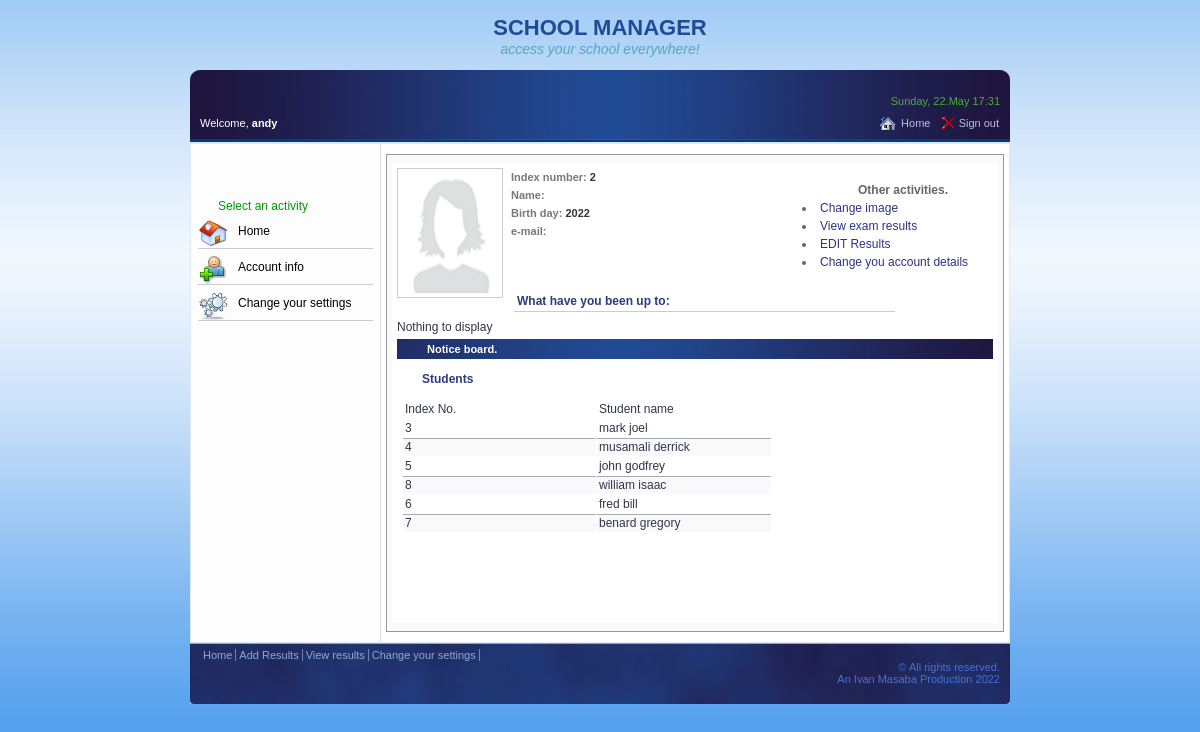
The page /index.php (signed in) on the database its author committed.
### tables this page shows
CREATE TABLE `registration` (
  `id` int(11) NOT NULL,
  `reg_num` int(11) NOT NULL,
  `fname` varchar(50) NOT NULL,
  `sname` varchar(50) NOT NULL,
  `class` varchar(50) NOT NULL,
  `stream` varchar(50) NOT NULL,
  `birth_date` date NOT NULL,
  `email` varchar(50) NOT NULL,
  `fathers_name` varchar(50) NOT NULL,
  `mothers_name` varchar(50) NOT NULL,
  `parent_number` varchar(50) NOT NULL,
  `parent_address` varchar(50) NOT NULL,
  `illness` varchar(50) NOT NULL,
  `disability` varchar(50) NOT NULL,
  `others` varchar(50) NOT NULL
);

### index.php (the view, shortened to what this page needs)
<?php
	require_once($_SERVER['DOCUMENT_ROOT'].'/schoolmanager/connection/connection.php');
	$access_level = $_SESSION['access_level'];
	$second_name = $_SESSION['current_uname'];
?>
<!DOCTYPE html PUBLIC "-//W3C//DTD XHTML 1.0 Transitional//EN" "http://www.w3.org/TR/xhtml1/DTD/xhtml1-transitional.dtd">
<html xmlns="http://www.w3.org/1999/xhtml">
<head>
    <link rel="stylesheet" type="text/css" href="styles.css">
    <link rel="stylesheet" type="text/css" href="personal.css">
</head>
<body>
<div class="top">
    <h1>SCHOOL MANAGER</h1>
    <h2>access your school everywhere!</h2>
</div>
<div class="bar">
<div id="current_time" style="color: #49AF3A; text-align:right; margin-bottom: 10px;"><?php echo date("l, d.M H:i", time()); ?></div>
<div style="float: right;">
    <a href="#" style="background: url(images/frontpage.gif) no-repeat; padding-left: 22px;">Home</a>&nbsp;&nbsp;
    <a href="sign out.php" style="background: url(images/b_drop.png) no-repeat; padding-left: 18px;">Sign out</a>
</div>
<div id="greeting" style=" float: left;">Welcome, <?php echo "<b>" . $second_name . "</b>"; ?></div>
</div>
  <div class="content">
     <div class="sidebar">
        <h4>Select an activity</h4>
        <h3 style="background-image: url(images/frontpage1.png);" ><a href='#'>Home</a></h3>
     <h3><a href="adminreg/">Account info</a></h3>
        <h3 style="background-image: url(images/icon-30-cpanel.png);" ><a href="options/">Change your settings</a></h3>
     </div>
     <div class="contents">
   	<div style=" padding: 8px 5px; border: solid 1px #999999; background-color: #f9f9fb;">
      <div style="padding: 5px; height: 450px; background-color:#FFFFFF">
       <div class="activities">
       	<ul>
        	Other activities.
            <li><a href="optioins/">Change image</a></li>
            <li><a href="advres/">View exam results</a></li>
            <li><a href="adminr/">EDIT Results</a></li>
            <li><a href="options/">Change you account details</a></li>
        </ul>
       </div>
         <img src="images/unknown_user.gif" alt="your picture" width="96" height="120" style="padding: 4px; border:solid 1px #ccc; float: left; margin-right: 8px" />
           <?php
           echo "<h2><span style='color: #777'>Index number:</span> ".$_SESSION['index_number']."</h2>";
		   echo "<h2><span style='color: #777'>Name:</span> ".$_SESSION['fname']." ".$_SESSION['sname']."</h2>";
		   echo "<h2><span style='color: #777'>Birth day:</span> ".substr_replace( $_SESSION['birthDate'], date("Y"), -4, 4 )."</h2>";
		   echo "<h2><span style='color: #777'>e-mail:</span> ".$_SESSION['email']."</h2>";
		   ?>
           <table width="65%" border="0">
              <tr><td><h3>What have you been up to:</h3></td></tr>
           </table>
           Nothing to display
           <div class="noticeBoard">Notice board.</div>
           <div class="boardA">
           </div>
           <div class="boardB">
           	<h5>Students</h5>
               <table width="370" border="0" cellspacing="1" cellpadding="2">
              <tr>
              <td>Index No.</td>
              <td width="170" >Student name</td>
             </tr>
               <?php
               if( $access_level == 'teacher' ){
                 $sql = ("SELECT reg_num, fname, sname FROM registration WHERE class='$class'");
               }else{
                $sql = ("SELECT reg_num, fname, sname FROM registration ");
               }
                 if($result1 = $cxn->query($sql))
                 {
                   $bg = 1;
                   while($student = $result1->fetch_assoc())
                   {
                       if($bg%2==1)
                       {
                           echo "<tr >";
                       }
                       else
                       {
                           echo "<tr style='background: #ccc url(images/frm_chg.gif) repeat-x;'>";
                       }
                       echo "<td>".$student['reg_num']."</td>";
                       echo "<td align='left'>".$student['fname']." ".$student['sname']."</td>";
                       echo "</tr>";
                       $bg++;
                   }
                 }
               ?>
               </table>
           </div>
       </div>
    </div>
    </div>
</div>
<div class='btm'>
    <a href='#'>Home </a>
    <a href='adminr/'> Add Results </a>
    <a href='advres/'> View results </a>
    <a href="options/"> Change your settings</a>
    <br/>&copy; All rights reserved. <br/> An Ivan Masaba Production 2022
</div>
</body>
</html>

### styles.css (style rules this page uses)
body { margin: 0px; padding: 10px 0px 30px 0px; font: normal 11px 'Arial'; color: #214a94; text-align: center; background: #4597ec url(images/site2.gif) repeat-x; }
.top { display: block; padding: 0px; margin: 5px; height: 50px; }
.bar { background: #053a83 url(images/bar.jpg) top no-repeat; height: 42px; width: 800px; margin: 0px auto; padding: 25px 10px 5px 10px; color: #FFFFFF; text-align: left; }
.bar a { color: #B8BEE7; padding: 1px; }
.content { margin: 1px auto; padding: 10px 5px; font: normal 12px "Arial"; color: #2E3649; text-align: left; border: solid 1px #dfeaf6; background: #FFFFFF url(images/side_bg.gif) repeat-y; width: 808px; }
.contents { margin: 0px 0px 0px 190px; display: block; }
.sidebar { width: 175px; float: left; padding: 40px 2px 2px 2px; margin: 5px 0px; }
.btm { width: 800px; height: 50px; padding: 5px 10px; margin: 0px auto; text-align: right; color: #4671D5; background: #053a83 url(images/btm.jpg) bottom no-repeat; }
.btm a { float: left; color: #88ACD5; padding: 0px 3px; border-right: solid 1px #6586BC; }
a { text-decoration: none; }
ul { display: none; margin: 3px 3px 3px 45px; color: #666666; font: bold 11px "Arial"; }
.sidebar a { color: #000000; }
h1 { font: bold 22px "Arial"; margin: 0px 80px; }
h2 { font: italic 14px "Arial"; margin: 0px 80px; color: #52a8bf; }
h3 { padding: 6px 6px 10px 40px; font: normal 12px "Arial"; color: #000000; margin: 5px 0px; background: url(images/add_reviewer.gif) no-repeat top left; border-bottom: solid 1px #CCCCCC; }
h4 { font: normal 12px "Arial"; color: #009900; margin: 0px 20px; }
h5 { padding: 10px; font: bold 12px "Arial"; color: #1f3477; margin: 0px; border-bottom: solid 1px #306396; padding-bottom: 2px; margin-bottom: 10px; }
img { border: none; }

### personal.css (style rules this page uses)
.activities { float: right; width: 200px; margin: 10px 0px; padding:0px; }
.activities ul { display: block; margin: 3px; font-size: 12px; text-align:center; padding: 2px 0px 0px 20px; }
.activities ul a { display: block; margin: 4px; color: #2D3384; font: normal 12px 'Arial'; text-align: left; }
.contents h2 { font: bold 11px 'Arial'; padding: 3px; margin: 0px; color: #333333; }
.noticeBoard { background: #213c7f url(images/top_bg.gif) repeat-y; padding:4px 30px; margin: 5px 0px; color:#FFFFFF; font: bold 11px 'Arial'; }
.boardA { float: right; width: 285px; margin: 0px; padding:5px; }
.boardB { width: 285px; margin: 0px; padding:5px; }
.contents h3 { background:none; font: bold 12px 'Arial'; color: #2D3A7B; padding: 3px; }
.contents h5 { font: bold 12px 'Arial'; color: #2D3A7B; padding: 3px 20px; border:none; }

### rows shown on the page
registration: reg_num "3", fname "mark", sname "joel"
registration: reg_num "4", fname "musamali", sname "derrick"
registration: reg_num "5", fname "john", sname "godfrey"
registration: reg_num "8", fname "william", sname "isaac"
registration: reg_num "6", fname "fred", sname "bill"
registration: reg_num "7", fname "benard", sname "gregory"

### other values the page prints
$second_name "andy"
$_SESSION['index_number'] "2"
